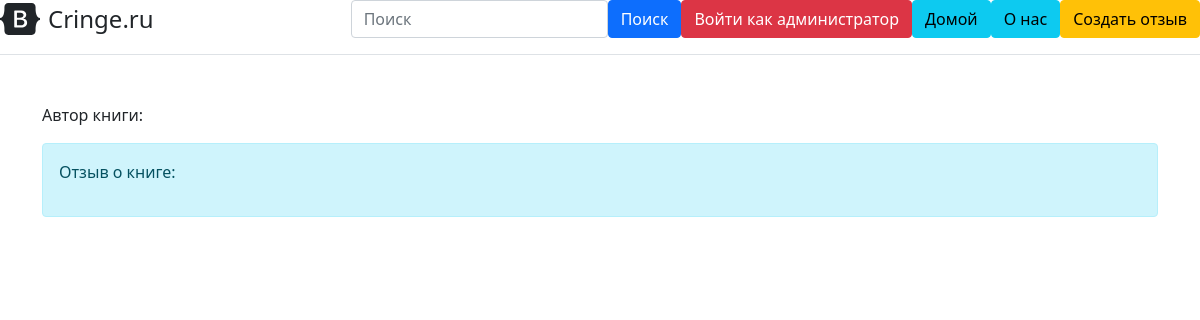
Page /home/detail/12 on the earlier database version.
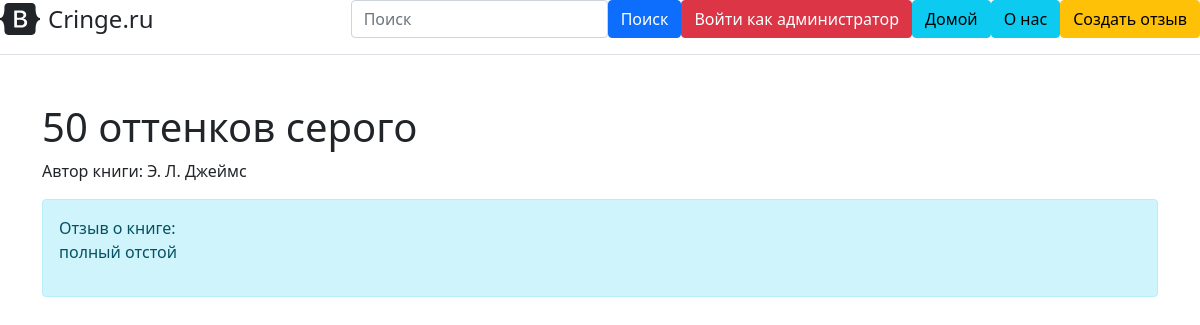
Same page on the later database version.
### main.py (models this page shows, shortened)
class Book(db.Model):
    __tablename__ = 'book'
    current_date = datetime.now()
    id = db.Column(db.Integer, primary_key=True)
    book_name = db.Column(db.String(1000), nullable=True)
    author_name = db.Column(db.String(300), nullable=True)
    text = db.Column(db.Text, nullable=True)
    date = db.Column(db.Text, nullable=True)
    comment_rate = db.Column(db.Integer, nullable=True)

### main.py (the view)
@app.route('/home/detail/<int:id>')
def detail(id):
    bookk = Book.query.get(id)
    return render_template("post-detail.html", bookk=bookk)

### templates/post-detail.html (shortened to what this page needs)
{% extends 'base.html' %}
{% block body %}
    <div class="container mt-5">
        <h1>{{ bookk.book_name }}</h1>
        <p>Автор книги: {{bookk.author_name}}</p>
        <div class="alert alert-info">
            Отзыв о книге:
            <p>{{ bookk.text }}</p>
        </div>
    </div>
{% endblock %}

### templates/base.html (shortened to what this page needs)
<!doctype html>
<html lang="ru">
<head>
    <link rel="stylesheet" href="{{ url_for('static', filename='css/main.css') }}">
    <link href="https://cdn.jsdelivr.net/npm/bootstrap@5.1.3/dist/css/bootstrap.min.css" rel="stylesheet">
</head>
<body>
<body>
<div class="d-flex flex-column flex-md-row align-items-center pb-3 mb-4 border-bottom">
      <a href="/" class="d-flex align-items-center text-dark text-decoration-none">
        <span class="fs-4">Cringe.ru</span>
      </a>
      <nav class="d-inline-flex mt-2 mt-md-0 ms-md-auto">
          <p></p><form class="navbar-form nav" method="GET">
        <div class="form-group">
            <input type="text" class="form-control" placeholder="Поиск" name="q" value="{{ request.args.get('q', '') }}">
        </div>
        <button type="submit" class="btn btn-primary">Поиск</button>
    </form>
          <a class="btn btn-danger" href="/admin">Войти как администратор</a>
        <a class="btn btn-info" href="/home">Домой</a>
        <a class="btn btn-info" href="/about">О нас</a>
          <a class="btn btn-warning" href="/create_post">Создать отзыв</a>
      </nav>
    </div>
</body>
    {% block body %}{% endblock %}
</body>
</html>

Differences in the rows shown:
added Book: book_name "50 оттенков серого", author_name "Э. Л. Джеймс", text "полный отстой"
